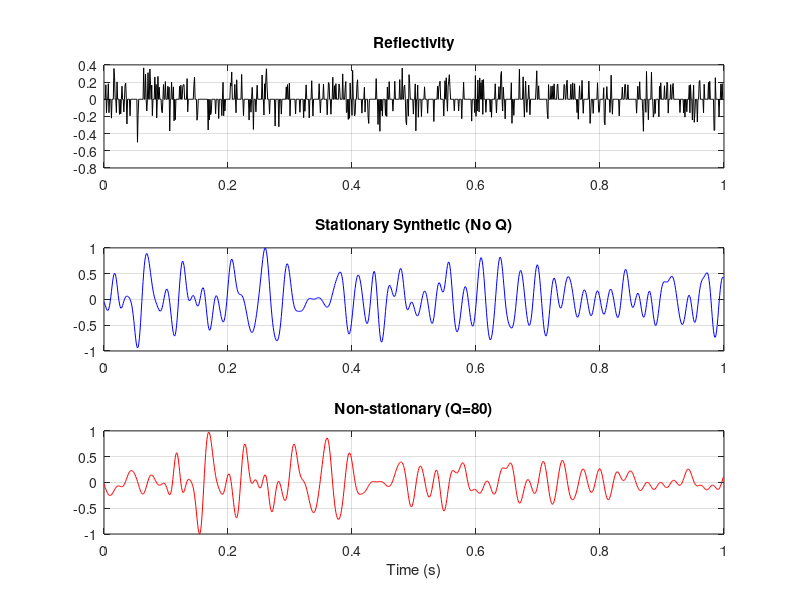

Recreate this plot in MATLAB. (Note: this script raises an error after producing the figure.)
clear; clc; close all;

%% 1. Signal Generation
fs = 1000; 
dt = 1/fs; 
T = 1; 
t = 0:dt:T-dt; 
nt = length(t); 

% Quality Factor and Freq
Q = 80;
f0 = 30; % 30 Hz

% Generate Minimum Phase Ricker Wavelet
wavelet_length = 0.2; 
nw = round(wavelet_length * fs);
tw = (-nw/2:nw/2) * dt;
ricker_zero = (1 - 2*(pi*f0*tw).^2) .* exp(-(pi*f0*tw).^2);
ricker_min = real(hilbert(ricker_zero));
% Normalize wavelet energy
ricker_min = ricker_min / max(abs(ricker_min));

% Place wavelet in center for stationary comparison
w = zeros(1, nt);
center_idx = floor(length(t)/2);
start_idx = center_idx - floor(length(ricker_min)/2);
w(start_idx : start_idx+length(ricker_min)-1) = ricker_min;

% Generate Reflectivity
rng(42); % Fixed seed for reproducibility
reflection_coef = randn(1, nt);
% Sparse reflectivity
reflection_coef(abs(reflection_coef) < 1.0) = 0; 
window_size = 5;
smooth_filter = ones(1, window_size)/window_size;
% reflection_coef = conv(reflection_coef, smooth_filter, 'same'); % Optional smoothing
reflection_coef = reflection_coef / max(abs(reflection_coef)) * 0.5;

%% 2. Generate Non-stationary Signal (Q-attenuation)
nfft = 2^nextpow2(nt);
f_fft = (0:nfft-1) * (fs/nfft);
f_pos = f_fft(1:nfft/2+1); 

% Vectorized construction of non-stationary signal
S_nonstationary = zeros(1, nfft);
W_pos = fft(ricker_min, nfft); W_pos = W_pos(1:nfft/2+1); % FFT of wavelet kernel

fprintf('Generating non-stationary signal...\n');
for tau_idx = 1:nt
    if reflection_coef(tau_idx) == 0, continue; end
    tau = t(tau_idx);
    
    % Constant Q transfer function: exp(-pi*f*t/Q) * exp(i*phase)
    amp_atten = exp(-pi * f_pos * tau / Q);
    
    % Minimum phase calculation for Q filter (Futterman relation)
    % A simple approximation for constant Q phase drift
    ref_f = f0; % reference freq
    phase_lag = 2*pi*f_pos * tau .* (1/pi/Q) .* log((f_pos+eps)/ref_f); 
    
    Q_filter = amp_atten .* exp(-1i * phase_lag);
    
    % Add reflection * wavelet * Q-filter to spectrum
    S_comp = W_pos .* Q_filter * reflection_coef(tau_idx);
    
    % Shift to time tau (linear phase shift)
    S_shifted = S_comp .* exp(-1i * 2 * pi * f_pos * tau); % Note: Wavelet is centered at 0 locally
    
    % Accumulate
    S_nonstationary(1:length(f_pos)) = S_nonstationary(1:length(f_pos)) + S_shifted;
end

% Symmetry for IFFT
if mod(nfft, 2) == 0
    S_nonstationary(nfft/2+2:end) = conj(S_nonstationary(nfft/2:-1:2));
else
    S_nonstationary((nfft+1)/2+1:end) = conj(S_nonstationary((nfft+1)/2:-1:2));
end

s_nonstationary = real(ifft(S_nonstationary, nfft));
s_nonstationary = s_nonstationary(1:nt);
s_nonstationary = s_nonstationary / max(abs(s_nonstationary));

% Stationary Reference
s_stationary = conv(reflection_coef, ricker_min, 'same');
s_stationary = s_stationary / max(abs(s_stationary));

% Plot Input Signals
figure('Position', [100, 100, 800, 500]);
subplot(3,1,1); plot(t, reflection_coef, 'k'); title('Reflectivity'); grid on;
subplot(3,1,2); plot(t, s_stationary, 'b'); title('Stationary Synthetic (No Q)'); grid on;
subplot(3,1,3); plot(t, s_nonstationary, 'r'); title(['Non-stationary (Q=' num2str(Q) ')']); grid on;
xlabel('Time (s)');

%% 3. Adaptive Local Frequency (ALF) Estimation
fprintf('Estimating Local Frequency...\n');
f_vec = linspace(0, 100, 150); % Frequency range for T-F analysis
k_win = 4; % Window scaling factor

% Calculate Adaptive Local Frequency
f_optloc = optloc(s_nonstationary, t); 
% Smooth local frequency for stability in T-F
f_optloc = smooth(f_optloc, 20)'; 

%% 4. ALFMT (Forward Transform)
fprintf('Computing ALFMT...\n');
ALFMT = zeros(length(t), length(f_vec));
sigma_store = zeros(length(t), length(f_vec));

for tau_idx = 1:length(t)
    tau = t(tau_idx);
    f_loc_val = abs(f_optloc(tau_idx)); % Ensure positive freq
    
    % Calculate Window Widths for all frequencies at this time step
    % sigma = k / (f_loc + |f_loc - f|)
    sigma_inv_vec = (f_loc_val + abs(f_loc_val - f_vec)) / k_win; 
    
    % Optimized Inner Loop: Compute Fourier integral for this time step
    % Use a truncated Gaussian window for speed
    for f_idx = 1:length(f_vec)
        cur_f = f_vec(f_idx);
        inv_sig = sigma_inv_vec(f_idx);
        
        % Define effective window range (3 sigma)
        eff_width = 3.5 / (inv_sig + eps); 
        t_start = tau - eff_width;
        t_end = tau + eff_width;
        
        % Indices for window
        idx_range = (t >= t_start) & (t <= t_end);
        if ~any(idx_range), continue; end
        
        t_sub = t(idx_range);
        s_sub = s_nonstationary(idx_range);
        
        % Window function
        win = (inv_sig / sqrt(2*pi)) * exp( -((t_sub - tau).^2) * (inv_sig^2) / 2 );
        
        % Fourier Transform integral
        integrand = s_sub .* win .* exp(-1i * 2 * pi * cur_f * t_sub);
        ALFMT(tau_idx, f_idx) = sum(integrand) * dt; % Trapezoidal approx via sum*dt
    end
end

%% 5. Dynamic Deconvolution
fprintf('Performing Dynamic Deconvolution...\n');

% A. Smoothing the Amplitude Spectrum (|W|)
magnitude_ALFMT = abs(ALFMT);
% Use 2D Gaussian smoothing instead of complex hyperbolic logic for robustness
% Sigma: Time (samples) approx 100ms, Freq (samples) approx 5Hz
sigma_t = round(0.1 / dt); 
sigma_f = round(5 / (f_vec(2)-f_vec(1))); 
try
    ALFMT_s_smooth = imgaussfilt(magnitude_ALFMT, [sigma_t, sigma_f]);
catch
    % Fallback if image toolbox not present
    h_gauss = fspecial_gauss([sigma_t*2, sigma_f*2], sigma_t/2);
    ALFMT_s_smooth = conv2(magnitude_ALFMT, h_gauss, 'same');
end

% B. Minimum Phase Estimation via Hilbert
% Hilbert along frequency axis (dimension 2)
% log(|W|) -> Hilbert -> Imag -> Phase
log_spec = log(ALFMT_s_smooth + eps);
% Note: hilbert in MATLAB operates down columns. We need rows (Freqs).
% Transpose, Hilbert, Transpose.
analytic = hilbert(log_spec.').'; 
phi = imag(analytic);

% C. Deconvolution Division
mu = 0.1; % Pre-whitening / Stabilization factor
A_max = max(ALFMT_s_smooth(:));
Denominator = ALFMT_s_smooth + mu * A_max;

% V_r = V_s / W_est
V_ALFMT_r = ALFMT ./ Denominator .* exp(-1i * phi);

%% 6. Inverse ALFMT (Reconstruction)
fprintf('Reconstructing Signal...\n');

% Collapse Time Axis (Integration over tau)
% R(f) = Integral V_r(tau, f) dtau
R_f_spectrum = sum(V_ALFMT_r, 1) * dt; 

% Inverse Fourier Transform (Integration over f)
% r(t) = Integral R(f) exp(i 2 pi f t) df
% Since we have positive frequencies only, r(t) = 2 * Real(...)
r_reconstruct = zeros(1, nt);
df = f_vec(2) - f_vec(1);

for t_idx = 1:nt
    % Discrete integration over frequency
    integrand = R_f_spectrum .* exp(1i * 2 * pi * f_vec * t(t_idx));
    val = sum(integrand) * df;
    r_reconstruct(t_idx) = 2 * real(val); % Factor of 2 for one-sided spectrum
end

%% 7. Comparison and Plotting
% Convolve recovered reflectivity with stationary wavelet to see improvement
s_recon = conv(r_reconstruct, ricker_min, 'same');
% Normalize
s_recon = s_recon / max(abs(s_recon));

figure('Position', [100, 100, 1000, 600], 'Color', 'w');

subplot(4,1,1);
imagesc(t, f_vec, abs(ALFMT)'); axis xy; colormap(jet);
title('ALFMT Spectrum (Original Attenuated)'); ylabel('Freq (Hz)');

subplot(4,1,2);
imagesc(t, f_vec, abs(V_ALFMT_r)'); axis xy; colormap(jet);
title('ALFMT Spectrum (Deconvolved)'); ylabel('Freq (Hz)');

subplot(4,1,3);
plot(t, f_optloc, 'k', 'LineWidth', 1.5);
title('Estimated Adaptive Local Frequency'); ylabel('Hz');

subplot(4,1,4);
plot(t, s_stationary, 'b:', 'LineWidth', 1.0); hold on;
plot(t, s_nonstationary, 'k-', 'LineWidth', 1.0);
plot(t, s_recon, 'r', 'LineWidth', 1.3);
legend('Stationary (Ideal)', 'Attenuated (Input)', 'Restored (Output)');
title('Trace Comparison'); grid on; xlabel('Time (s)');


%% --- Helper Functions ---

function f_optloc = optloc(x, t)
    % Calculates Adaptive Local Frequency
    % Solves the regularization problem: f = (I + xi^2 P'P)^-1 S* n
    
    dt = t(2) - t(1);
    N = length(x);
    
    % Parameters
    xi = 20;        % Smoothing parameter (higher = smoother)
    epsilon = 1e-6; % Stabilization
    
    % Complex Trace & Envelope
    x_c = hilbert(x);
    h = imag(x_c);
    env = abs(x_c);
    
    % Derivative of phase (Instantaneous Frequency precursor)
    % n(t) = (x h' - x' h) / (2pi)
    x_grad = gradient(x(:), dt);
    h_grad = gradient(h(:), dt);
    
    % Numerator n (unscaled frequency)
    n = (x(:) .* h_grad - x_grad .* h(:)) / (2*pi);
    
    % Denominator d (Envelope squared)
    d = env(:).^2;
    
    % Construct Regularization Matrix P based on Local Energy
    % P weighs the smoothing. High energy -> less smoothing needed?
    % Or P enforces smoothness relative to energy changes.
    
    % Calculate local average energy for P construction
    win = gausswin(50); win = win/sum(win);
    A2_avg = conv(d, win, 'same') + epsilon;
    
    % Build Sparse P matrix (First order difference weighted)
    % P(i, i) = 1/sqrt(E_i), P(i, i+1) = -1/sqrt(E_j)
    inv_root_E = 1 ./ sqrt(A2_avg);
    
    % Using sparse diagonals for efficiency
    % Standard Laplacian smoothing weighted by data energy
    e = ones(N, 1);
    % Simplification: Standard Shaping Regularization
    % Solve: (D + xi^2 D_2' D_2) f = n
    % where D is data weight (envelope), D_2 is roughness.
    
    % Implementing logic similar to Equation 15/17 in paper:
    % f = (lambda^2 I + S*(D - lambda^2 I)) \ S* n
    % Simplified logic for robustness: Weighted Least Squares
    % Minimize || d*f - n ||^2 + xi^2 || L f ||^2
    
    L = spdiags([-e e], [0 1], N-1, N); % Derivative matrix
    W_data = spdiags(d + epsilon, 0, N, N); % Data weights
    
    % System: (W_data^2 + xi^2 * L'*L) f = W_data * n
    % Note: Use W_data (envelope) to trust high energy areas more
    
    A_sys = W_data + xi^2 * (L' * L);
    rhs = n;
    
    f_optloc = A_sys \ rhs;
    
    % Bound frequencies to reasonable physical limits
    f_optloc(f_optloc < 0) = 0;
    f_optloc(f_optloc > 200) = 200; % Max plausible freq
end

function h = fspecial_gauss(hsize, sigma)
    % Fallback for Gaussian kernel if Image Toolbox is missing
    siz = (hsize-1)/2;
    [x,y] = meshgrid(-siz(2):siz(2), -siz(1):siz(1));
    arg = -(x.*x + y.*y)/(2*sigma*sigma);
    h = exp(arg);
    h(h<eps*max(h(:))) = 0;
    sumh = sum(h(:));
    if sumh ~= 0, h = h/sumh; end
end